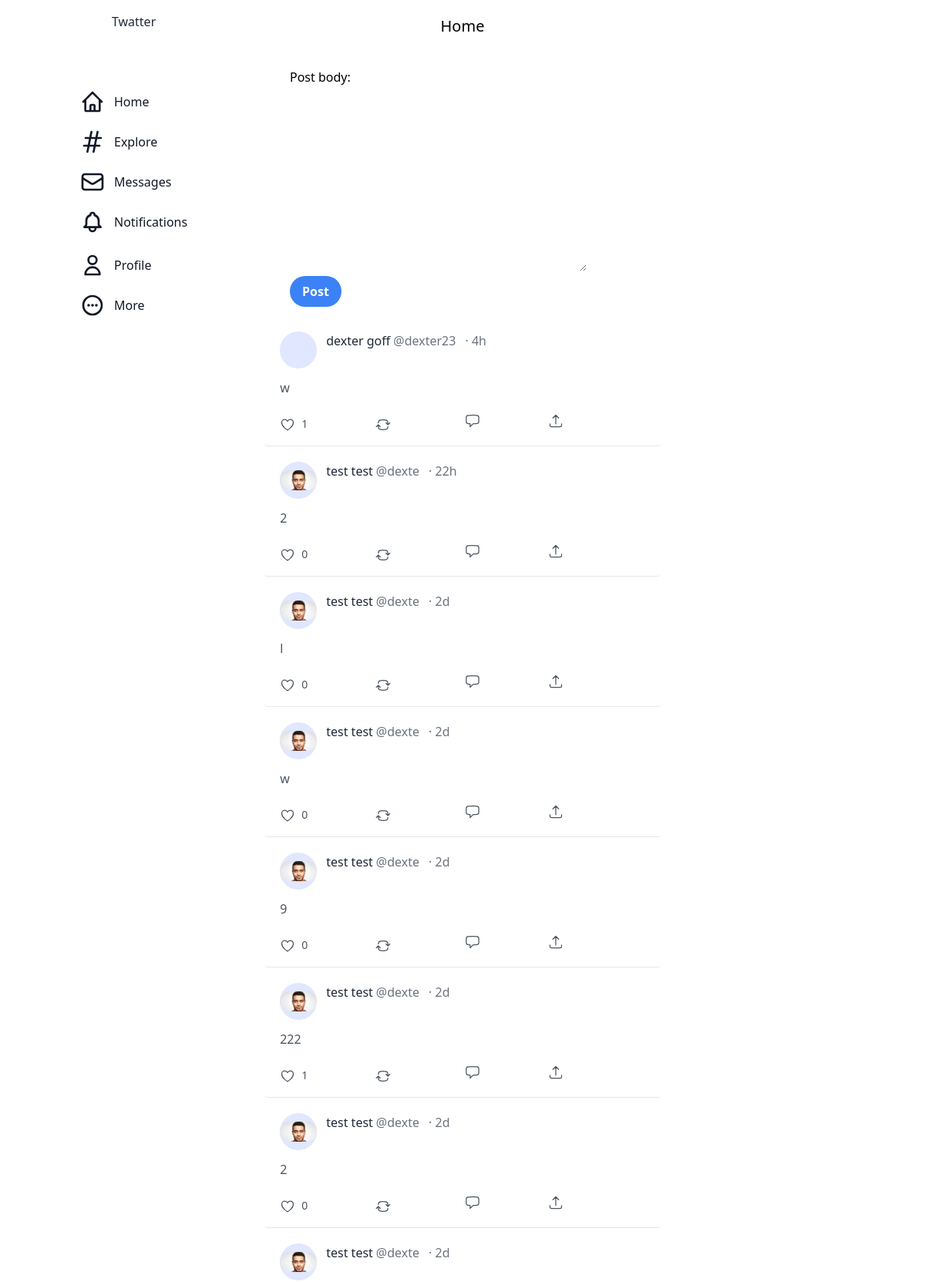
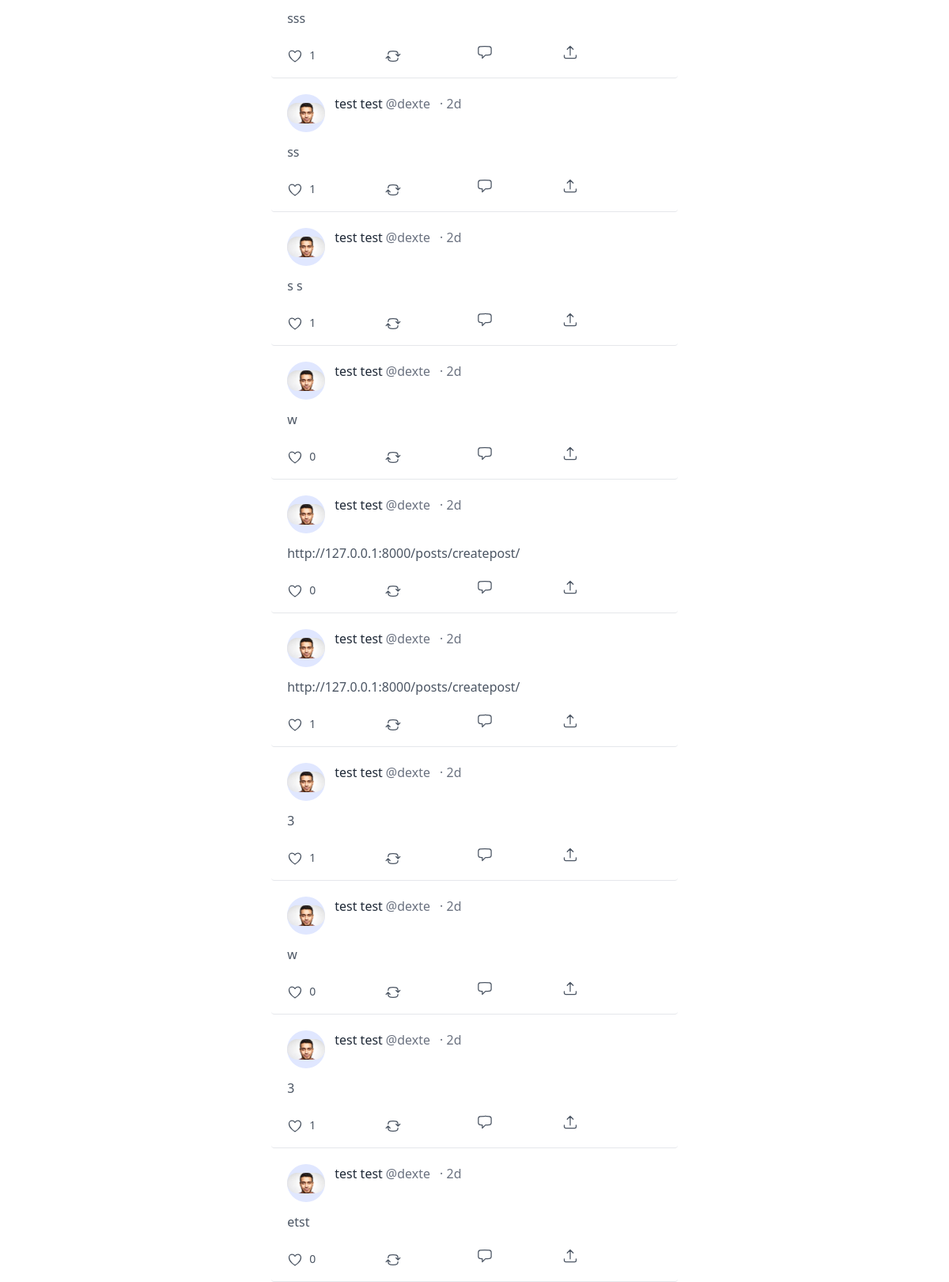
The page / on the database its author committed (2 pictures, top to bottom).
### posts/models.py (models this page shows, shortened)
class Post(models.Model):
    post_body = models.TextField(max_length=124)
    user = models.ForeignKey(User, on_delete=models.CASCADE, blank = True, null = True )
    first_name = models.ForeignKey(User, on_delete=models.CASCADE, blank = True, null = True, related_name='first_name_1')
    created_date = models.DateTimeField(auto_now_add = True)
    is_tweet = models.BooleanField(default=False, blank=True,null=True)
    is_media = models.BooleanField(default=False, blank=True,null=True)
    is_reply = models.BooleanField(default=False, blank=True,null=True)
    likes = models.ManyToManyField(User, blank=True, related_name="likes")
    liked_post = models.ManyToManyField(User, blank=True, related_name="liked_post")
    class Meta:
        ordering = ['-created_date']
    def whenposted(self):
        now = timezone.now()
        diff = now - self.created_date
        if diff.days == 0 and diff.seconds >= 0 and diff.seconds < 60:
            seconds = diff.seconds
            if seconds == 0:
                return "Now"
            else:
                return str(seconds) + "s"
        if diff.days == 0 and diff.seconds >= 60 and diff.seconds < 3600:
            minutes= math.floor(diff.seconds/60)
            if minutes == 1:
                return str(minutes) + "m"
            else:
                return str(minutes) + "m"
        if diff.days == 0 and diff.seconds >= 3600 and diff.seconds < 86400:
            hours= math.floor(diff.seconds/3600)
            if hours == 1:
                return str(hours) + "h"
            else:
                return str(hours) + "h"
        if diff.days >= 1 and diff.days < 30:
            days= diff.days
            if days == 1:
                return str(days) + "d"
            else:
                return str(days) + "d"

### main/models.py (models this page shows)
class User(AbstractUser):
    phone_number = models.CharField(max_length=20)
    pfp = models.ImageField()
    first_name = models.CharField(max_length = 10)
    last_name = models.CharField(max_length = 10)
    description = models.TextField (max_length= 200)
    followers = models.ManyToManyField("self", blank=True, symmetrical=False)
    following = models.ManyToManyField("self", blank=True)

### posts/views.py (the view)
# urls.py: path('',  PostListView.as_view(), name='postlist'),
class PostListView(ListView):
    template_name = "posts/postlist.html"
    context_object_name = "posts"
    paginate_by = 1
    model = Post
    model = User
    def get(self, request):
        posts = Post.objects.all()
        form = PostModelForm()
        context={
            'posts':posts,
            'form':form
        }
        return render(request, 'posts/postlist.html',context)

### posts/forms.py
class PostModelForm(forms.ModelForm):
    class Meta:
        model = Post
        fields = (
            'post_body',
        )

### posts/templates/posts/postlist.html (shortened to what this page needs)
{% extends "base.html" %}
{% load tailwind_filters %}
{% load static %}
{% load thumbnail %}
{% block content %}
{% include "navbar.html" %}
<p class="title-font font-medium text-center text-xl mt-5 mb-5">Home</p>
    <div class="rounded-lg flex items-center mx-auto  mt-10 flex-col relative z-10">
      <div class="w-3/6 pb-3 ">
        <form action="{% url 'posts:createpost'%}" id="form" method="post">
          {{ form|crispy }}
              <button class="bg-blue-500 hover:bg-blue-700 text-white font-bold py-2 px-4 rounded-full">Post</button>
      </form>
    </div>
  </div>
{% for post in posts %}
<a href="">
<div class="text-gray-600 body-font infinite-container">
    <div class="max-w-4xl infinite-item container px-5  mx-auto">
      <div class="flex items-center lg:w-3/5 md:w-2/5 sm:w-2/5 mx-auto border-b rounded pb-3 border-gray-200 sm:flex-row flex-col">
        <div class="ml-5 mr-5 flex-grow sm:text-left text-center sm:mt-0">
          <div class="grid grid-flow-col mt-5 auto-cols-max">
            {% if post.user.username == user.username %}
            <a href="{% url 'user:profile' %}" class="sm:w-12 sm:h-12 h-12 w-12 mr-3 inline-flex items-center justify-center rounded-full bg-indigo-100 text-indigo-500 flex-shrink-0">
              <img src="{% thumbnail post.user.pfp 80x80 crop %}" class="rounded-full max-w-full h-auto" alt="">
            </a>
            <a href="{% url 'user:profile' %}" class="title-font hover:underline font-medium text-gray-800 mr-1">{{ post.user.first_name }} {{ post.user.last_name }}</a>
            <a href="{% url 'user:profile' %}" class=" text-gray-500 mr-3">@{{ post.user.username }}</a>
            {% else %}
            <a href="{% url 'user:public-profile' pk=post.user.pk %}" class="sm:w-12 sm:h-12 h-12 w-12 mr-3 inline-flex items-center justify-center rounded-full bg-indigo-100 text-indigo-500 flex-shrink-0">
              <img src="{% thumbnail post.user.pfp 80x80 crop %}" class="rounded-full max-w-full h-auto" alt="">
            </a>
            <a href="{% url 'user:public-profile' pk=post.user.pk %}" class="title-font hover:underline font-medium text-gray-800 mr-1">{{ post.user.first_name }} {{ post.user.last_name }}</a>
            <a href="{% url 'user:public-profile' pk=post.user.pk %}" class=" text-gray-500 mr-3">@{{ post.user.username }}</a>
            {% endif %}
            <div class="text-gray-500"> · {{post.whenposted}}</div>
          </div>
          <p class="leading-relaxed break-all mt-3">{{ post.post_body}}</p>
          <div class="btn-contain">
            <div class="grid grid-flow-col auto-cols-max gap-20 mt-5">
            <div class="grid grid-flow-col auto-cols-max gap-2">
              <button class="like"
              id="button-{{ post.pk}}"
              data-href="{% url 'posts:add-like' post.pk %}" name="like-btn" data-pk="{{ post.pk }}">
              </button>
            <div id="refreshDivID-{{ post.pk }}">
              <div class="reloaded-divs-{{ post.pk }}">
              <p class="mt-1 text-sm">{{ post.likes.count }}</p>
            </div>
          </div>
            </div>
            <div class="grid grid-flow-col auto-cols-max gap-2">
              <button>
              </button>
            </div>
            <div class="grid grid-flow-col auto-cols-max gap-2">
              <a href="{% url 'posts:comments' post.pk %}">
              <button >
              </button>
            </a>
            </div>
            <div>
              <button>
                <svg xmlns="http://www.w3.org/2000/svg" fill="none" viewBox="0 0 24 24" stroke-width="1.5" stroke="currentColor" class="w-5 ml-2 h-5">
                  <path stroke-linecap="round" stroke-linejoin="round" d="M3 16.5v2.25A2.25 2.25 0 005.25 21h13.5A2.25 2.25 0 0021 18.75V16.5m-13.5-9L12 3m0 0l4.5 4.5M12 3v13.5" />
                </svg>
              </button>
            </div>
</div>
          </div>
        </div>
      </div>
    </div>
    </div>
  </div>
{% endfor %}
{% endblock content %}

### rows shown on the page
Post: user.first_name "dexter", user.last_name "goff", user.username "dexter23", whenposted "4h", post_body "w", likes.count "1"
Post: user.pfp (picture), user.first_name "test", user.last_name "test", user.username "dexte", whenposted "22h", post_body "2", likes.count "0"
Post: user.pfp (picture), user.first_name "test", user.last_name "test", user.username "dexte", whenposted "2d", post_body "l", likes.count "0"
Post: user.pfp (picture), user.first_name "test", user.last_name "test", user.username "dexte", whenposted "2d", post_body "w", likes.count "0"
Post: user.pfp (picture), user.first_name "test", user.last_name "test", user.username "dexte", whenposted "2d", post_body "9", likes.count "0"
Post: user.pfp (picture), user.first_name "test", user.last_name "test", user.username "dexte", whenposted "2d", post_body "222", likes.count "1"
Post: user.pfp (picture), user.first_name "test", user.last_name "test", user.username "dexte", whenposted "2d", post_body "2", likes.count "0"
Post: user.pfp (picture), user.first_name "test", user.last_name "test", user.username "dexte", whenposted "2d", post_body "sss", likes.count "1"
Post: user.pfp (picture), user.first_name "test", user.last_name "test", user.username "dexte", whenposted "2d", post_body "ss", likes.count "1"
Post: user.pfp (picture), user.first_name "test", user.last_name "test", user.username "dexte", whenposted "2d", post_body "s s", likes.count "1"
Post: user.pfp (picture), user.first_name "test", user.last_name "test", user.username "dexte", whenposted "2d", post_body "w", likes.count "0"
Post: user.pfp (picture), user.first_name "test", user.last_name "test", user.username "dexte", whenposted "2d", post_body "http://127.0.0.1:8000/posts/createpost/", likes.count "0"
Post: user.pfp (picture), user.first_name "test", user.last_name "test", user.username "dexte", whenposted "2d", post_body "http://127.0.0.1:8000/posts/createpost/", likes.count "1"
Post: user.pfp (picture), user.first_name "test", user.last_name "test", user.username "dexte", whenposted "2d", post_body "3", likes.count "1"
Post: user.pfp (picture), user.first_name "test", user.last_name "test", user.username "dexte", whenposted "2d", post_body "w", likes.count "0"
Post: user.pfp (picture), user.first_name "test", user.last_name "test", user.username "dexte", whenposted "2d", post_body "3", likes.count "1"
Post: user.pfp (picture), user.first_name "test", user.last_name "test", user.username "dexte", whenposted "2d", post_body "etst", likes.count "0"
